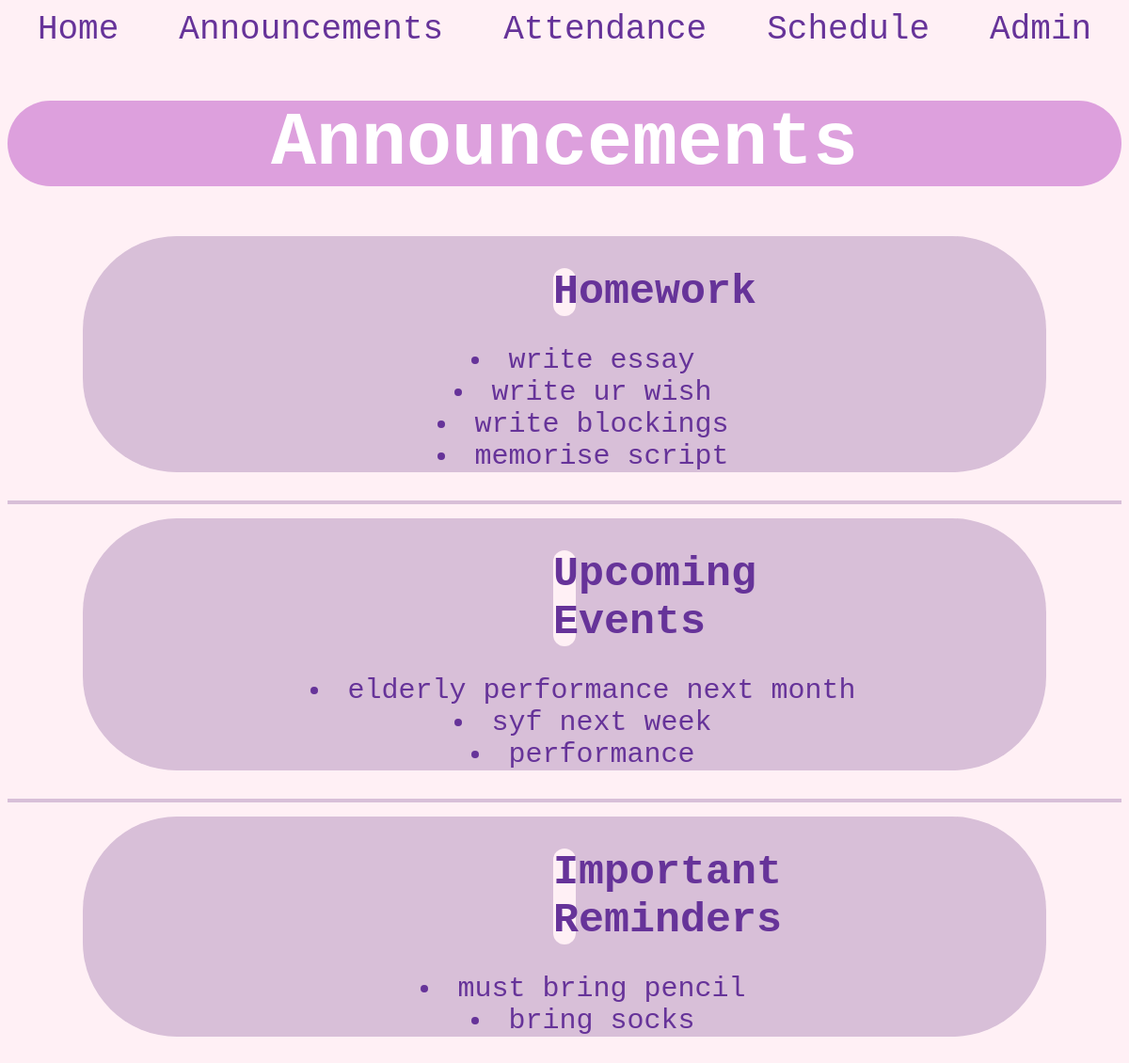
The page /announcements on the database its author committed.
### tables this page shows
CREATE TABLE `announcements` (
	`announcement_id`	INTEGER PRIMARY KEY AUTOINCREMENT,
	`type`	TEXT,
	`announcement`	TEXT
);

### main.py (the view)
@app.route("/announcements")
def announce():
    homeworks = opendb("SELECT announcement_id, announcement FROM announcements WHERE type = ?", ('homework',))
    events = opendb("SELECT announcement_id, announcement FROM announcements WHERE type = ?", ('event',))
    reminders = opendb("SELECT announcement_id, announcement FROM announcements WHERE type = ?", ('reminder',))
    return render_template("announce.html", homeworks=homeworks, events=events, reminders=reminders)

### main.py (called while the page is built)
def opendb(query, params=None):
    con = sqlite3.connect('activity_hub.db')
    cur = con.cursor()
    if params is None:
        cur.execute(query)
    else:
        cur.execute(query, params)
    res = cur.fetchall()
    con.close()
    return res

### templates/announce.html (shortened to what this page needs)
<!DOCTYPE HTML>
<html>
<head>
	<link rel="stylesheet" href="{{ url_for('static', filename='style.css') }}">
</head>
<body>
	<a href="{{ url_for('home') }}" style="text-decoration: none;">Home</a>
	<a href="{{ url_for('announce') }}" style="text-decoration: none;">Announcements</a>
	<a href="{{ url_for('attendance') }}" style="text-decoration: none;">Attendance</a>
	<a href="{{ url_for('schedule') }}" style="text-decoration: none;">Schedule</a>
	<a href="{{ url_for('admin') }}" style="text-decoration: none;">Admin</a>
	<h1>Announcements</h1>
<div class="announce">
	<div class="homework"><br>
		<h2>Homework</h2>
		<ul>
			{% if not homeworks %}
			<li>No homework!</li>
			{% else %}
			{% for homework in homeworks[::-1] %}
			<li>{{ homework[1] }}</li>
			{% endfor %}
			{% endif %}
		</ul>
	</div><hr>
	<div class="upcoming_events"><br>
		<h2>Upcoming Events</h2>
		<ul>
			{% if not events %}
			<li>No upcoming events!</li>
			{% else %}
			{% for event in events[::-1] %}
			<li>{{ event[1] }}</li>
			{% endfor %}
			{% endif %}
		</ul>
	</div><hr>
	<div class="imp_remind"><br>
		<h2>Important Reminders</h2>
		<ul>
			{% if not reminders %}
			<li>No important reminders!</li>
			{% else %}
			{% for reminder in reminders[::-1] %}
			<li>{{ reminder[1] }}</li>
			{% endfor %}
			{% endif %}
		</ul>
	</div>
</div>
</body>
</html>

### static/style.css (style rules this page uses)
body { font-family: Courier New; background-color: lavenderblush; text-align: center; font-size: 40px; color: rebeccapurple; }
h1 { border: none; border-radius: 50px; background-color: plum; color: white; }
h2 { border: none; border-radius: 50px; background-color: thistle; color: white; margin: 0 340px; }
.announce h2 { border: none; border-radius: 50px; background-color: lavenderblush; color: rebeccapurple; margin: 0 500px; }
.announce { color: rebeccapurple; font-size: 30px; list-style-position: inside; }
.homework, .upcoming_events, .imp_remind { border: none; border-radius: 100px; background-color: thistle; margin: 0 80px; }
hr { border: none; height: 4px; background-color: thistle; width: 100%; }
a { font-size: 36px; color: rebeccapurple; margin-left: 20px; margin-right: 20px; }

### rows shown on the page
announcements: announcement "write essay"
announcements: announcement "write ur wish"
announcements: announcement "write blockings"
announcements: announcement "memorise script"
announcements: announcement "elderly performance next month"
announcements: announcement "syf next week"
announcements: announcement "performance"
announcements: announcement "must bring pencil"
announcements: announcement "bring socks"
